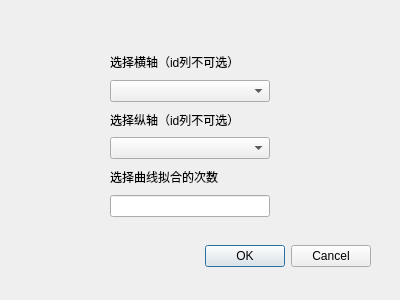
<?xml version="1.0" encoding="UTF-8"?>
<ui version="4.0">
 <class>SelectTwoColumnsDialog</class>
 <widget class="QDialog" name="SelectTwoColumnsDialog">
  <property name="geometry">
   <rect>
    <x>0</x>
    <y>0</y>
    <width>400</width>
    <height>300</height>
   </rect>
  </property>
  <property name="windowTitle">
   <string>Dialog</string>
  </property>
  <widget class="QDialogButtonBox" name="buttonBox">
   <property name="geometry">
    <rect>
     <x>30</x>
     <y>240</y>
     <width>341</width>
     <height>32</height>
    </rect>
   </property>
   <property name="orientation">
    <enum>Qt::Horizontal</enum>
   </property>
   <property name="standardButtons">
    <set>QDialogButtonBox::Cancel|QDialogButtonBox::Ok</set>
   </property>
  </widget>
  <widget class="QWidget" name="verticalLayoutWidget">
   <property name="geometry">
    <rect>
     <x>110</x>
     <y>50</y>
     <width>160</width>
     <height>167</height>
    </rect>
   </property>
   <layout class="QVBoxLayout" name="verticalLayout">
    <item>
     <widget class="QLabel" name="label">
      <property name="text">
       <string>选择横轴（id列不可选）</string>
      </property>
     </widget>
    </item>
    <item>
     <widget class="QComboBox" name="comboBox"/>
    </item>
    <item>
     <widget class="QLabel" name="label_2">
      <property name="text">
       <string>选择纵轴（id列不可选）</string>
      </property>
     </widget>
    </item>
    <item>
     <widget class="QComboBox" name="comboBox_2"/>
    </item>
    <item>
     <widget class="QLabel" name="label_3">
      <property name="text">
       <string>选择曲线拟合的次数</string>
      </property>
     </widget>
    </item>
    <item>
     <widget class="QLineEdit" name="lineEdit"/>
    </item>
   </layout>
  </widget>
 </widget>
 <resources/>
 <connections>
  <connection>
   <sender>buttonBox</sender>
   <signal>accepted()</signal>
   <receiver>SelectTwoColumnsDialog</receiver>
   <slot>accept()</slot>
   <hints>
    <hint type="sourcelabel">
     <x>248</x>
     <y>254</y>
    </hint>
    <hint type="destinationlabel">
     <x>157</x>
     <y>274</y>
    </hint>
   </hints>
  </connection>
  <connection>
   <sender>buttonBox</sender>
   <signal>rejected()</signal>
   <receiver>SelectTwoColumnsDialog</receiver>
   <slot>reject()</slot>
   <hints>
    <hint type="sourcelabel">
     <x>316</x>
     <y>260</y>
    </hint>
    <hint type="destinationlabel">
     <x>286</x>
     <y>274</y>
    </hint>
   </hints>
  </connection>
 </connections>
</ui>
